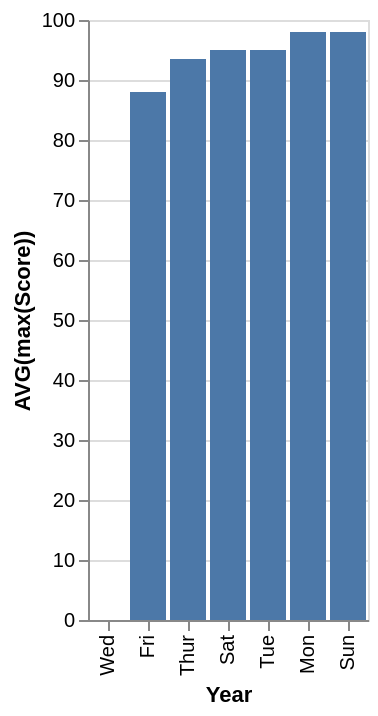

Specify this chart in Vega-Lite:
### Vega-Lite specification from a JSON file in a GitHub repository (floating-point values rounded to 4 significant figures)
{"data": {"values": [{"x_data": "Wed", "y_data": 0}, {"x_data": "Fri", "y_data": 88}, {"x_data": "Thur", "y_data": 93.5}, {"x_data": "Sat", "y_data": 95}, {"x_data": "Tue", "y_data": 95}, {"x_data": "Mon", "y_data": 98}, {"x_data": "Sun", "y_data": 98}]}, "mark": "bar", "encoding": {"x": {"field": "x_data", "type": "nominal", "title": "Year", "sort": {"op": "sum", "field": "y_data", "order": "ascending"}}, "y": {"field": "y_data", "type": "quantitative", "title": "AVG(max(Score))"}}}
